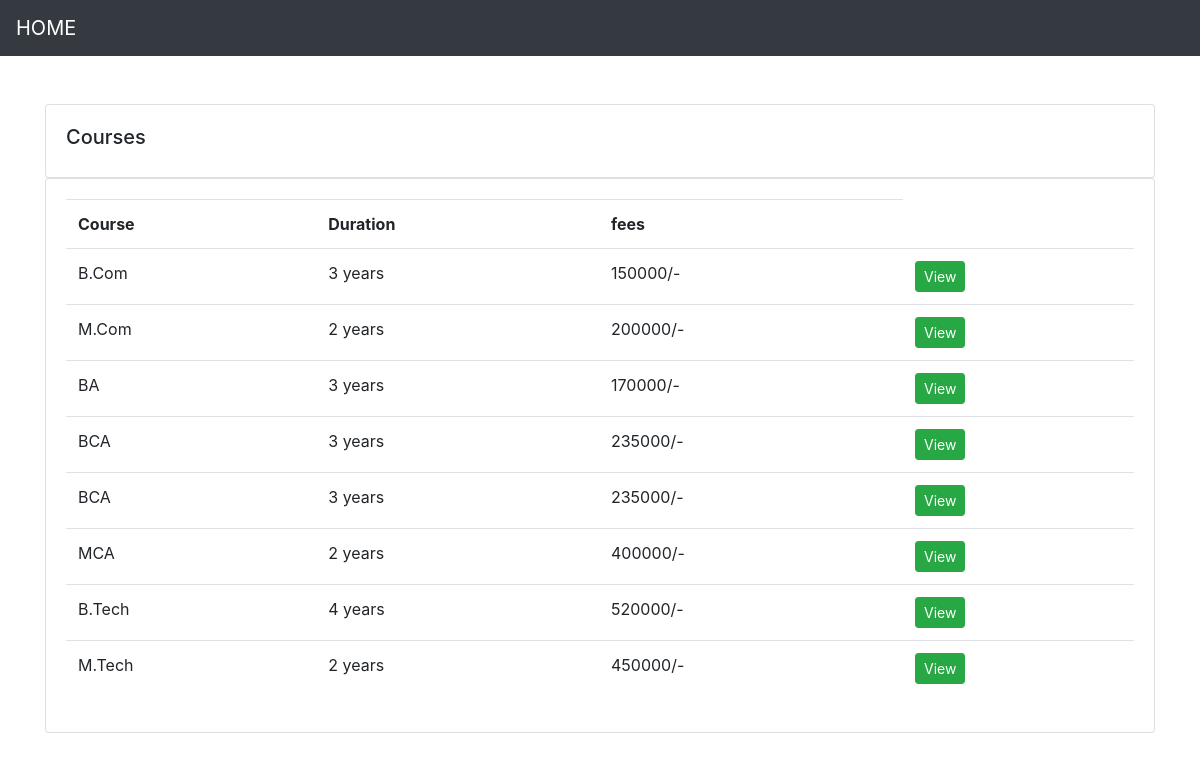
The page / on the database its author committed.
### app/models.py (models this page shows, shortened)
class Courses(models.Model):
    name=models.CharField(max_length=200,null=True)
    duration=models.IntegerField(default=3,null=True,blank=True)
    fees=models.IntegerField(null=True,blank=True)
    decsription=models.CharField(null=True,blank=True,max_length=10000)

### app/views.py (the view)
# urls.py: 2. Add a URL to urlpatterns:  path('', views.home, name='home')
def home(request):
    courses=Courses.objects.all()
    context={
        'courses':courses,
        }
    return render(request,'main.html',context)

### app/templates/main.html (shortened to what this page needs)
<!DOCTYPE html>
<html lang="en">
<head>
    <link rel="stylesheet" href="https://stackpath.bootstrapcdn.com/bootstrap/4.5.0/css/bootstrap.min.css"0>
</head>
<body>
    {% include 'navbar.html' %}
    <br>
	<br>
	{%block content%}
    <div class="container">
        <div class="row">
			<div class="col-md">
				<div class="card card-body">
					<h5>Courses</h5>
				</div>
				<div class="card card-body">
					<table class="table">
						<tr>
							<th>Course</th>
							<th>Duration</th>
							<th>fees</th>
						</tr>
						{% for i in courses %}
						    <tr>
								<td>{{i.name}}</td>
								<td>{{i.duration}} years</td>
                                <td>{{i.fees}}/-</td>
								<td><a class="btn btn-success btn-sm" href="{% url 'description' i.id %}">View</a></td>
							</tr>
						{% endfor %}
					</table>
				</div>
			</div>
		</div>
	</div>
	{% endblock %}
</body>
</html>

### app/templates/navbar.html (shortened to what this page needs)
<head>
</head>
<nav class="navbar navbar-expand-lg navbar-dark bg-dark">
    <a class="navbar-brand" href="{% url 'home' %}">HOME</a>
  </nav>

### rows shown on the page
Courses: name "B.Com", duration "3", fees "150000"
Courses: name "M.Com", duration "2", fees "200000"
Courses: name "BA", duration "3", fees "170000"
Courses: name "BCA", duration "3", fees "235000"
Courses: name "BCA", duration "3", fees "235000"
Courses: name "MCA", duration "2", fees "400000"
Courses: name "B.Tech", duration "4", fees "520000"
Courses: name "M.Tech", duration "2", fees "450000"
